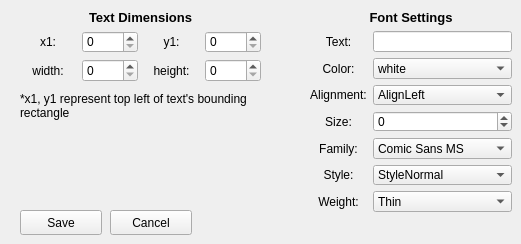
          <widget class="QWidget" name="editText">
           <widget class="QWidget" name="layoutWidget_73">
            <property name="geometry">
             <rect>
              <x>20</x>
              <y>10</y>
              <width>241</width>
              <height>72</height>
             </rect>
            </property>
            <layout class="QGridLayout" name="editTextDimensions">
             <item row="1" column="0">
              <widget class="QLabel" name="label_376">
               <property name="text">
                <string>x1:</string>
               </property>
               <property name="alignment">
                <set>Qt::AlignCenter</set>
               </property>
               <property name="buddy">
                <cstring>contactUs</cstring>
               </property>
              </widget>
             </item>
             <item row="1" column="1">
              <widget class="QSpinBox" name="editTextx1">
               <property name="maximum">
                <number>1000</number>
               </property>
              </widget>
             </item>
             <item row="1" column="2">
              <widget class="QLabel" name="label_377">
               <property name="text">
                <string>y1:</string>
               </property>
               <property name="alignment">
                <set>Qt::AlignCenter</set>
               </property>
              </widget>
             </item>
             <item row="1" column="3">
              <widget class="QSpinBox" name="editTexty1">
               <property name="maximum">
                <number>500</number>
               </property>
              </widget>
             </item>
             <item row="0" column="0" colspan="4">
              <widget class="QLabel" name="label_378">
               <property name="font">
                <font>
                 <pointsize>10</pointsize>
                 <weight>75</weight>
                 <bold>true</bold>
                </font>
               </property>
               <property name="text">
                <string>Text Dimensions</string>
               </property>
               <property name="alignment">
                <set>Qt::AlignCenter</set>
               </property>
              </widget>
             </item>
             <item row="2" column="0">
              <widget class="QLabel" name="label_379">
               <property name="text">
                <string>width:</string>
               </property>
               <property name="alignment">
                <set>Qt::AlignCenter</set>
               </property>
              </widget>
             </item>
             <item row="2" column="1">
              <widget class="QSpinBox" name="editTextw">
               <property name="alignment">
                <set>Qt::AlignLeading|Qt::AlignLeft|Qt::AlignVCenter</set>
               </property>
               <property name="maximum">
                <number>1000</number>
               </property>
              </widget>
             </item>
             <item row="2" column="2">
              <widget class="QLabel" name="label_380">
               <property name="text">
                <string>height:</string>
               </property>
               <property name="alignment">
                <set>Qt::AlignCenter</set>
               </property>
              </widget>
             </item>
             <item row="2" column="3">
              <widget class="QSpinBox" name="editTexth">
               <property name="alignment">
                <set>Qt::AlignLeading|Qt::AlignLeft|Qt::AlignVCenter</set>
               </property>
               <property name="maximum">
                <number>500</number>
               </property>
              </widget>
             </item>
            </layout>
           </widget>
           <widget class="QLabel" name="label_381">
            <property name="geometry">
             <rect>
              <x>20</x>
              <y>90</y>
              <width>241</width>
              <height>31</height>
             </rect>
            </property>
            <property name="text">
             <string>*x1, y1 represent top left of text's bounding rectangle</string>
            </property>
            <property name="wordWrap">
             <bool>true</bool>
            </property>
           </widget>
           <widget class="QPushButton" name="editTextSave">
            <property name="geometry">
             <rect>
              <x>20</x>
              <y>210</y>
              <width>82</width>
              <height>25</height>
             </rect>
            </property>
            <property name="text">
             <string>Save</string>
            </property>
           </widget>
           <widget class="QPushButton" name="editTextCancel">
            <property name="geometry">
             <rect>
              <x>110</x>
              <y>210</y>
              <width>82</width>
              <height>25</height>
             </rect>
            </property>
            <property name="text">
             <string>Cancel</string>
            </property>
           </widget>
           <widget class="QWidget" name="layoutWidget_74">
            <property name="geometry">
             <rect>
              <x>310</x>
              <y>10</y>
              <width>202</width>
              <height>202</height>
             </rect>
            </property>
            <layout class="QGridLayout" name="editTextFontSettings">
             <item row="0" column="0" colspan="2">
              <widget class="QLabel" name="label_382">
               <property name="font">
                <font>
                 <pointsize>10</pointsize>
                 <weight>75</weight>
                 <bold>true</bold>
                </font>
               </property>
               <property name="text">
                <string>Font Settings</string>
               </property>
               <property name="alignment">
                <set>Qt::AlignCenter</set>
               </property>
              </widget>
             </item>
             <item row="1" column="0">
              <widget class="QLabel" name="label_383">
               <property name="text">
                <string>Text:</string>
               </property>
               <property name="alignment">
                <set>Qt::AlignCenter</set>
               </property>
              </widget>
             </item>
             <item row="1" column="1">
              <widget class="QLineEdit" name="editTexttext"/>
             </item>
             <item row="2" column="0">
              <widget class="QLabel" name="label_384">
               <property name="text">
                <string>Color:</string>
               </property>
               <property name="alignment">
                <set>Qt::AlignCenter</set>
               </property>
              </widget>
             </item>
             <item row="2" column="1">
              <widget class="QComboBox" name="editTextColor">
               <item>
                <property name="text">
                 <string>white</string>
                </property>
               </item>
               <item>
                <property name="text">
                 <string>black</string>
                </property>
               </item>
               <item>
                <property name="text">
                 <string>red</string>
                </property>
               </item>
               <item>
                <property name="text">
                 <string>green</string>
                </property>
               </item>
               <item>
                <property name="text">
                 <string>blue</string>
                </property>
               </item>
               <item>
                <property name="text">
                 <string>cyan</string>
                </property>
               </item>
               <item>
                <property name="text">
                 <string>magenta</string>
                </property>
               </item>
               <item>
                <property name="text">
                 <string>yellow</string>
                </property>
               </item>
               <item>
                <property name="text">
                 <string>gray</string>
                </property>
               </item>
              </widget>
             </item>
             <item row="3" column="0">
              <widget class="QLabel" name="label_385">
               <property name="text">
                <string>Alignment:</string>
               </property>
               <property name="alignment">
                <set>Qt::AlignCenter</set>
               </property>
              </widget>
             </item>
             <item row="3" column="1">
              <widget class="QComboBox" name="editTextAlignment">
               <item>
                <property name="text">
                 <string>AlignLeft</string>
                </property>
               </item>
               <item>
                <property name="text">
                 <string>AlignRight</string>
                </property>
               </item>
               <item>
                <property name="text">
                 <string>AlignTop</string>
                </property>
               </item>
               <item>
                <property name="text">
                 <string>AlignBottom</string>
                </property>
               </item>
               <item>
                <property name="text">
                 <string>AlignCenter</string>
                </property>
               </item>
              </widget>
             </item>
             <item row="4" column="0">
              <widget class="QLabel" name="label_386">
               <property name="text">
                <string>Size:</string>
               </property>
               <property name="alignment">
                <set>Qt::AlignCenter</set>
               </property>
              </widget>
             </item>
             <item row="4" column="1">
              <widget class="QSpinBox" name="editTextSize">
               <property name="minimum">
                <number>-1</number>
               </property>
               <property name="maximum">
                <number>50</number>
               </property>
              </widget>
             </item>
             <item row="5" column="0">
              <widget class="QLabel" name="label_387">
               <property name="text">
                <string>Family:</string>
               </property>
               <property name="alignment">
                <set>Qt::AlignCenter</set>
               </property>
              </widget>
             </item>
             <item row="5" column="1">
              <widget class="QComboBox" name="editTextFontFamily">
               <item>
                <property name="text">
                 <string>Comic Sans MS</string>
                </property>
               </item>
               <item>
                <property name="text">
                 <string>Courier</string>
                </property>
               </item>
               <item>
                <property name="text">
                 <string>Helvetica</string>
                </property>
               </item>
               <item>
                <property name="text">
                 <string>Times</string>
                </property>
               </item>
              </widget>
             </item>
             <item row="6" column="0">
              <widget class="QLabel" name="label_388">
               <property name="text">
                <string>Style:</string>
               </property>
               <property name="alignment">
                <set>Qt::AlignCenter</set>
               </property>
              </widget>
             </item>
             <item row="6" column="1">
              <widget class="QComboBox" name="editTextFontStyle">
               <item>
                <property name="text">
                 <string>StyleNormal</string>
                </property>
               </item>
               <item>
                <property name="text">
                 <string>StyleItalic</string>
                </property>
               </item>
               <item>
                <property name="text">
                 <string>StyleOblique</string>
                </property>
               </item>
              </widget>
             </item>
             <item row="7" column="0">
              <widget class="QLabel" name="label_389">
               <property name="text">
                <string>Weight:</string>
               </property>
               <property name="alignment">
                <set>Qt::AlignCenter</set>
               </property>
              </widget>
             </item>
             <item row="7" column="1">
              <widget class="QComboBox" name="editTextFontWeight">
               <item>
                <property name="text">
                 <string>Thin</string>
                </property>
               </item>
               <item>
                <property name="text">
                 <string>Light</string>
                </property>
               </item>
               <item>
                <property name="text">
                 <string>Normal</string>
                </property>
               </item>
               <item>
                <property name="text">
                 <string>Bold</string>
                </property>
               </item>
              </widget>
             </item>
            </layout>
           </widget>
          </widget>
